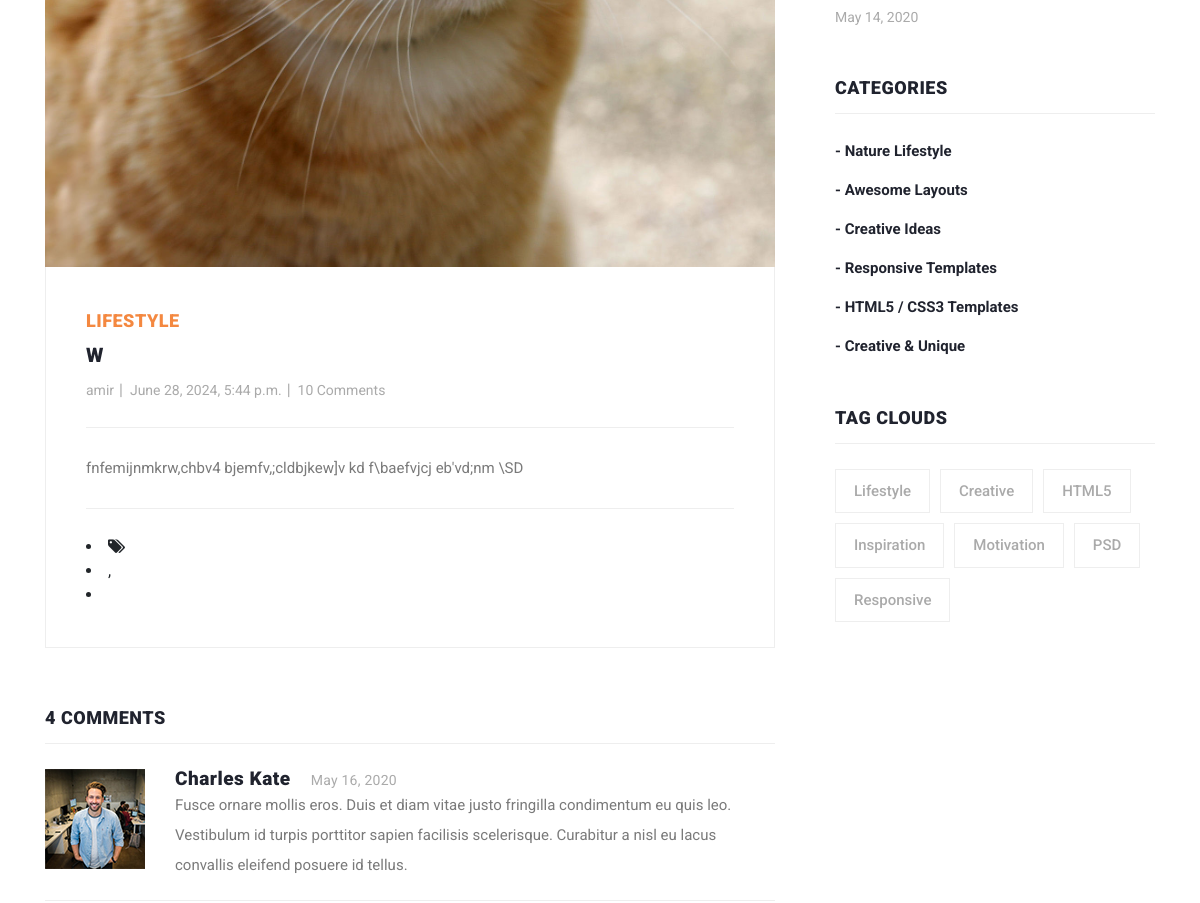
The page /post/details/1 (middle part) on the database as committed earlier.
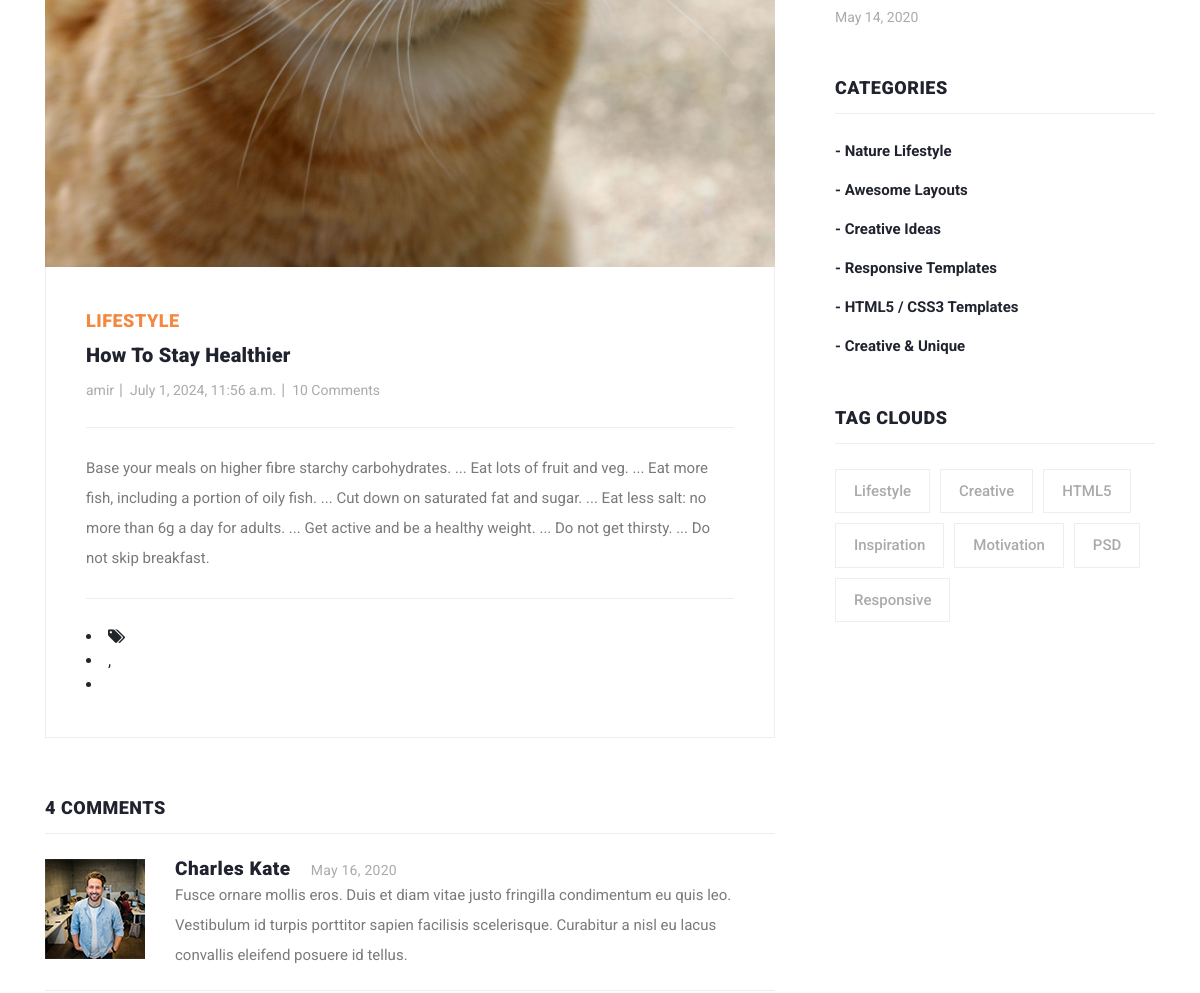
The same page on the database as committed later.
### post/models.py (models this page shows, shortened)
class Article(models.Model):
    author = models.ForeignKey(User, on_delete=models.CASCADE, null=True)
    category = models.ManyToManyField(Category)
    title = models.CharField(max_length=100)
    body = models.TextField()
    created_time = models.DateTimeField(auto_now_add=True)
    updated_time = models.DateTimeField(auto_now=True)
    image = models.ImageField(upload_to='images/post')

class Category(models.Model):
    title = models.CharField(max_length=100)
    def __str__(self):
        return self.title

### post/views.py (the view)
# urls.py: path('details/<int:pk>', views.post_details, name='details'),
def post_details(request, pk):
    articles = Article.objects.get(id=pk)
    return render(request, 'post/post-details.html', context={'articles': articles})

### post/templates/post/post-details.html (shortened to what this page needs)
{% load static %}
<!DOCTYPE html>
<html lang="en">
<head>
    <link href="{% static 'vendor/bootstrap/css/bootstrap.min.css' %}" rel="stylesheet">
    <link rel="stylesheet" href="{% static 'css/fontawesome.css' %}">
    <link rel="stylesheet" href="{% static 'css/templatemo-stand-blog.css' %}">
    <link rel="stylesheet" href="{% static 'css/owl.css' %}">
</head>
<body>
<section class="blog-posts grid-system">
    <div class="container">
        <div class="row">
            <div class="col-lg-8">
                <div class="all-blog-posts">
                    <div class="row">
                        <div class="col-lg-12">
                            <div class="blog-post">
                                <div class="blog-thumb">
                                    <img src="{{ articles.image.url }}" alt="">
                                </div>
                                <div class="down-content">
                                    <span>{{ articles.category.first }}</span>
                                    <a href="post-details.html"><h4>{{ articles.title }}</h4></a>
                                    <ul class="post-info">
                                        <li><a href="#">{{ articles.author }}</a></li>
                                        <li><a href="#">{{ articles.created_time }}</a></li>
                                        <li><a href="#">10 Comments</a></li>
                                    </ul>
                                    <p>{{ articles.body }}</p>
                                    <div class="post-options">
                                        <div class="row">
                                            <div class="col-6">
                                            </div>
                                        </div>
                                    </div>
                                    <li><i class="fa fa-tags"></i></li>
                                    <li><a href="#">{{ article.category.first }}</a>,</li>
                                    <li><a href="#">{{ article.category.last }}</a></li>
                                </div>
                            </div>
                        </div>
                        <div class="col-lg-12">
                            <div class="sidebar-item comments">
                                <div class="sidebar-heading">
                                    <h2>4 comments</h2>
                                </div>
                                <div class="content">
                                    <ul>
                                        <li>
                                            <div class="author-thumb">
                                                <img src="assets/images/comment-author-01.jpg" alt="">
                                            </div>
                                            <div class="right-content">
                                                <h4>Charles Kate<span>May 16, 2020</span></h4>
                                                <p>Fusce ornare mollis eros. Duis et diam vitae justo fringilla
                                                    condimentum eu quis leo. Vestibulum id turpis porttitor sapien
                                                    facilisis scelerisque. Curabitur a nisl eu lacus convallis eleifend
                                                    posuere id tellus.</p>
                                            </div>
                                        </li>
                                    </ul>
                                </div>
                            </div>
                        </div>
                    </div>
                </div>
            </div>
            <div class="col-lg-4">
                <div class="sidebar">
                    <div class="row">
                        <div class="col-lg-12">
                            <div class="sidebar-item recent-posts">
                                <div class="content">
                                    <ul>
                                        <li><a href="post-details.html">
                                            <span>May 14, 2020</span>
                                        </a></li>
                                    </ul>
                                </div>
                            </div>
                        </div>
                        <div class="col-lg-12">
                            <div class="sidebar-item categories">
                                <div class="sidebar-heading">
                                    <h2>Categories</h2>
                                </div>
                                <div class="content">
                                    <ul>
                                        <li><a href="#">- Nature Lifestyle</a></li>
                                        <li><a href="#">- Awesome Layouts</a></li>
                                        <li><a href="#">- Creative Ideas</a></li>
                                        <li><a href="#">- Responsive Templates</a></li>
                                        <li><a href="#">- HTML5 / CSS3 Templates</a></li>
                                        <li><a href="#">- Creative &amp; Unique</a></li>
                                    </ul>
                                </div>
                            </div>
                        </div>
                        <div class="col-lg-12">
                            <div class="sidebar-item tags">
                                <div class="sidebar-heading">
                                    <h2>Tag Clouds</h2>
                                </div>
                                <div class="content">
                                    <ul>
                                        <li><a href="#">Lifestyle</a></li>
                                        <li><a href="#">Creative</a></li>
                                        <li><a href="#">HTML5</a></li>
                                        <li><a href="#">Inspiration</a></li>
                                        <li><a href="#">Motivation</a></li>
                                        <li><a href="#">PSD</a></li>
                                        <li><a href="#">Responsive</a></li>
                                    </ul>
                                </div>
                            </div>
                        </div>
                    </div>
                </div>
            </div>
        </div>
    </div>
</section>
</body>
</html>

### static/css/templatemo-stand-blog.css (style rules this page uses)
body { font-family: 'Roboto', sans-serif; overflow-x: hidden; text-rendering: optimizeLegibility; -webkit-font-smoothing: antialiased; -moz-osx-font-smoothing: grayscale; }
p { margin-bottom: 0px; font-size: 15px; font-weight: 400; color: #7a7a7a; line-height: 30px; }
a { text-decoration: none!important; }
ul { padding: 0; margin: 0; list-style: none; }
h1,h2,h3,h4,h5,h6 { margin: 0px; }
.blog-posts { margin-top: 100px; }
.blog-posts .blog-post { margin-bottom: 30px; }
.blog-posts .blog-thumb img { width: 100%; overflow: hidden; }
.blog-posts .down-content { padding: 40px; border-right: 1px solid #eee; border-left: 1px solid #eee; border-bottom: 1px solid #eee; }
.blog-posts .down-content span { font-size: 18px; text-transform: uppercase; letter-spacing: 0.5px; font-weight: 900; color: #f48840; }
.blog-posts .down-content h4 { font-size: 24px; text-transform: capitalize; letter-spacing: 0.5px; font-weight: 900; color: #20232e; margin: 10px 0px 12px 0px; }
.blog-posts .down-content ul.post-info li { display: inline-block; margin-right: 8px; }
.blog-posts .down-content ul.post-info li:after { content: '|'; color: #aaa; margin-left: 8px; }
.blog-posts .down-content h4 { font-size: 20px; letter-spacing: 0.25px; }
.grid-system .down-content ul.post-info li { margin-right: 3px; }
.grid-system .down-content ul.post-info li:after { margin-left: 5px; }
.blog-posts .down-content ul.post-info li:last-child::after { display: none; }
.blog-posts .down-content ul.post-info li a { font-size: 14px; color: #aaa; font-weight: 400; transition: all .3s; }
.blog-posts .down-content p { padding: 25px 0px; margin: 25px 0px; border-top: 1px solid #eee; border-bottom: 1px solid #eee; }
.blog-posts .sidebar-heading h2 { font-size: 18px; text-transform: uppercase; font-weight: 900; letter-spacing: 0.5px; color: #20232e; border-bottom: 1px solid #eee; padding-bottom: 15px; margin-bottom: 25px; }
.blog-posts .comments { margin-top: 30px; }
.blog-posts .comments ul li { display: inline-block; margin-bottom: 20px; padding-bottom: 20px; border-bottom: 1px solid #eee; }
.blog-posts .comments ul li .author-thumb { display: inline; float: left; }
.blog-posts .comments ul li .author-thumb img { max-width: 100px; display: inline; }
.blog-posts .comments ul li .right-content { margin-left: 130px; }
.blog-posts .comments ul li .right-content h4 { color: #20232e; font-size: 19px; font-weight: 900; letter-spacing: 0.5px; }
.blog-posts .comments ul li .right-content h4 span { font-size: 14px; color: #aaa; font-weight: 400; letter-spacing: 0.25px; margin-left: 20px; }
.sidebar { margin-left: 30px; }
.sidebar .sidebar-item { margin-top: 50px; }
.sidebar .sidebar-heading h2 { font-size: 18px; text-transform: uppercase; font-weight: 900; letter-spacing: 0.5px; color: #20232e; border-bottom: 1px solid #eee; padding-bottom: 15px; margin-bottom: 25px; }
.sidebar .recent-posts ul li { margin-bottom: 15px; padding-bottom: 15px; border-bottom: 1px solid #eee; }
.sidebar .recent-posts ul li:last-child { margin-bottom: 0px; padding-bottom: 0px; border-bottom: none; }
.sidebar .recent-posts ul li span { display: block; font-size: 14px; color: #aaa; margin-top: 8px; }
.sidebar .categories ul li { margin-bottom: 15px; }
.sidebar .categories ul li:last-child { margin-bottom: 0px; }
.sidebar .categories ul li a { font-size: 15px; font-weight: 700; color: #20232e; transition: all .3s; }
.sidebar .tags ul li { margin-right: 6px; display: inline-block; }
.sidebar .tags ul li { margin-bottom: 10px; }
.sidebar .tags ul li a { font-size: 15px; font-weight: 500; color: #aaa; display: inline-block; border: 1px solid #eee; padding: 10px 18px; transition: all .3s; }

Rows that differ between the two databases and show on the page:
changed Article "LIFESTYLE": title "W" → "How To Stay Healthier"; created_time "June 28, 2024, 5:44 p.m." → "July 1, 2024, 11:56 a.m."; body "fnfemijnmkrw,chbv4 bjemfv,;cldbjkew]v kd f\\baefvjcj eb'vd;nm \\SD" → "Base your meals on higher fibre starchy carbohydrates. ... Eat lots of fruit and veg. ... Eat more fish, including a portion of oily fish. ... Cut down on saturated fat and sugar. ... Eat less salt: no more than 6g a day for adults. ... Get active and be a healthy weight. ... Do not get thirsty. ... Do not skip breakfast."
